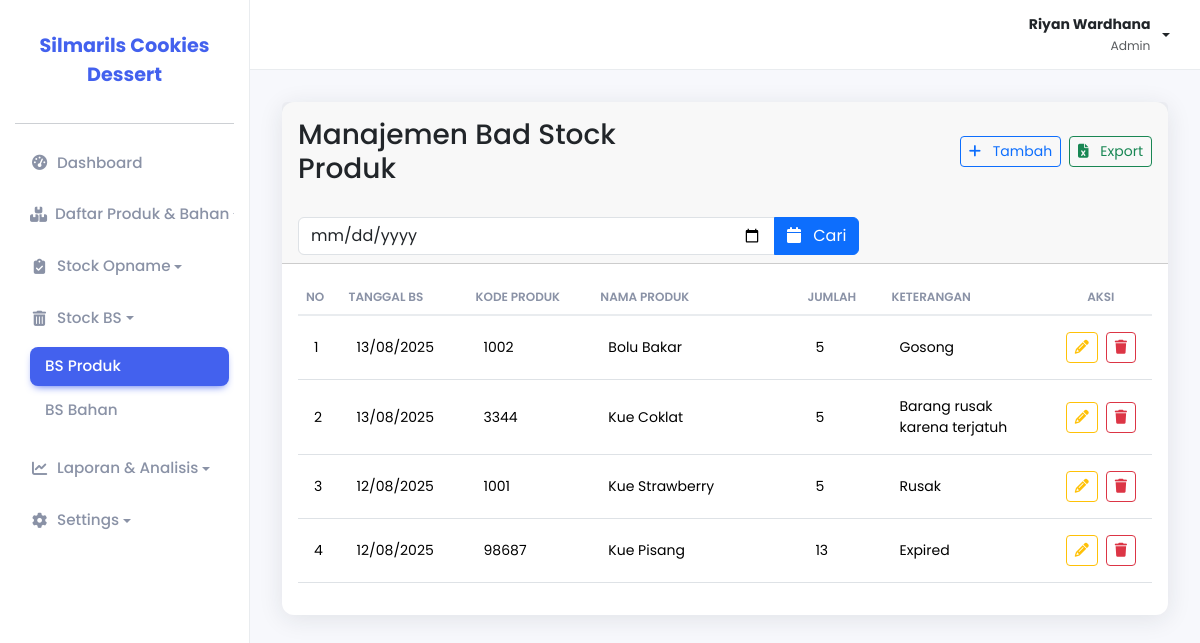
/pages/stok_bs/produk/index.php (signed in), run on the app's committed database.
### tables this page shows
CREATE TABLE `stok_bs` (
  `id_bs` int NOT NULL,
  `kode_produk` varchar(50) NOT NULL,
  `tanggal_bs` date NOT NULL,
  `jumlah` int NOT NULL,
  `keterangan` text
);

CREATE TABLE `produk` (
  `kode_produk` varchar(50) NOT NULL,
  `nama_produk` varchar(255) NOT NULL,
  `jumlah_produk` int NOT NULL,
  `tanggal_produksi` date NOT NULL,
  `tanggal_expired` date NOT NULL,
  `harga_produk` int NOT NULL,
  `keterangan` enum('Layak','Expired') NOT NULL DEFAULT 'Layak'
);

### pages/stok_bs/produk/index.php (the view, shortened to what this page needs)
<?php
include_once(__DIR__ . '/../../../includes/header.php');
$records_per_page = 20;
$current_page = isset($_GET['page']) && is_numeric($_GET['page']) ? (int)$_GET['page'] : 1;
$offset = ($current_page - 1) * $records_per_page;
$search_date = $_GET['search_date'] ?? '';
$sql = "SELECT
            bs.id_bs,
            bs.kode_produk,
            bs.tanggal_bs,
            bs.jumlah,
            bs.keterangan,
            p.nama_produk
        FROM stok_bs bs
        LEFT JOIN produk p ON bs.kode_produk = p.kode_produk";
$sql .= " ORDER BY bs.tanggal_bs DESC, bs.kode_produk ASC
          LIMIT ? OFFSET ?";
$stmt = $pdo->prepare($sql);
if (!empty($search_date)) {
    $stmt->bindValue(1, $search_date, PDO::PARAM_STR);
    $stmt->bindValue(2, $records_per_page, PDO::PARAM_INT);
    $stmt->bindValue(3, $offset, PDO::PARAM_INT);
} else {
    $stmt->bindValue(1, $records_per_page, PDO::PARAM_INT);
    $stmt->bindValue(2, $offset, PDO::PARAM_INT);
}
$stmt->execute();
?>
<div class="card">
    <div class="card-header">
        <div class="row align-items-center mb-4">
            <div class="col-sm-6 my-2">
                <h1 class="h3 mb-0">Manajemen Bad Stock Produk</h1>
            </div>
            <div class="col-sm-6 text-sm-end mt-2 mt-sm-0">
                <div class="d-flex justify-content-end gap-2">
                    <a href="tambah.php" class="btn btn-outline-primary btn-sm">
                        <i class="fas fa-plus me-2"></i> Tambah
                    </a>
                    <a href="export_excel.php" class="btn btn-outline-success btn-sm">
                        <i class="fas fa-file-excel me-2"></i> Export
                    </a>
                </div>
            </div>
        </div>
        <form method="GET" action="" class="row">
            <div class="col-md-8">
                <div class="input-group">
                    <input type="date" class="form-control" name="search_date" value="<?php echo htmlspecialchars($search_date); ?>">
                    <button type="submit" class="btn btn-primary">
                        <i class="fas fa-calendar me-2"></i> Cari
                    </button>
                </div>
            </div>
        </form>
    </div>
    <div class="card-body">
        <div class="table-responsive">
            <table class="table table-modern">
                <thead class="table-light">
                    <tr>
                        <th width="5%">No</th>
                        <th width="15%">Tanggal BS</th>
                        <th width="15%">Kode Produk</th>
                        <th width="25%">Nama Produk</th>
                        <th width="10%">Jumlah</th>
                        <th width="20%">Keterangan</th>
                        <th width="10%" class="text-center">Aksi</th>
                    </tr>
                </thead>
                <tbody>
                    <?php
                    $no = $offset + 1;
                    if ($stmt->rowCount() > 0) {
                        while ($row = $stmt->fetch(PDO::FETCH_ASSOC)) {
                    ?>
                            <tr>
                                <td><?php echo $no++; ?></td>
                                <td><?php echo date('d/m/Y', strtotime($row['tanggal_bs'])); ?></td>
                                <td><?php echo htmlspecialchars($row['kode_produk']); ?></td>
                                <td><?php echo htmlspecialchars($row['nama_produk'] ?? '-'); ?></td>
                                <td><?php echo is_numeric($row['jumlah']) ? number_format($row['jumlah'], 0, ',', '.') : '-'; ?></td>
                                <td><?php echo htmlspecialchars($row['keterangan'] ?? '-'); ?></td>
                                <td class="text-center">
                                    <div class="d-flex justify-content-center gap-2">
                                        <a href="edit.php?id=<?php echo $row['id_bs']; ?>" class="btn btn-sm btn-outline-warning" title="Edit">
                                            <i class="fa-solid fa-pencil"></i>
                                        </a>
                                        <a href="proses.php?action=hapus&id=<?php echo $row['id_bs']; ?>" class="btn btn-sm btn-outline-danger" title="Hapus" onclick="return confirm('Apakah Anda yakin ingin menghapus data BS ini?');">
                                            <i class="fa-solid fa-trash"></i>
                                        </a>
                                    </div>
                                </td>
                            </tr>
                    <?php
                        }
                    } else {
                        echo '<tr><td colspan="7" class="text-center py-4">Tidak ada data BS ditemukan</td></tr>';
                    }
                    ?>
                </tbody>
            </table>
        </div>
    </div>
</div>
<?php
include_once(__DIR__ . '/../../../includes/footer.php');
?>

### assets/css/style.css (style rules this page uses)
:root { --primary-color: #4361ee; --background-color: #f7f8fc; --sidebar-bg: #ffffff; --card-bg: #ffffff; --text-color: #3b4455; --text-muted-color: #8a92a6; --border-color: #e9ecef; --shadow: 0 4px 24px 0 rgb(34 41 47 / 10%); --border-radius: 12px; }
body { font-family: "Poppins", sans-serif; background-color: var(--background-color); color: var(--text-color); font-size: 14px; }
.card { border-radius: var(--border-radius); border: none; box-shadow: var(--shadow); margin-bottom: 1.5rem; }
.table-modern { border-collapse: collapse; width: 100%; }
.table-modern thead th { background-color: transparent; border-bottom: 2px solid var(--border-color); color: var(--text-muted-color); font-weight: 600; text-transform: uppercase; font-size: 12px; }
.table-modern tbody td { vertical-align: middle; padding: 1rem; border-top: 1px solid var(--border-color); }

### data on the page
stok_bs: tanggal_bs "13/08/2025", kode_produk "1002", kode_produk.nama_produk "Bolu Bakar", jumlah "5", keterangan "Gosong"
stok_bs: tanggal_bs "13/08/2025", kode_produk "3344", kode_produk.nama_produk "Kue Coklat", jumlah "5", keterangan "Barang rusak karena terjatuh"
stok_bs: tanggal_bs "12/08/2025", kode_produk "1001", kode_produk.nama_produk "Kue Strawberry", jumlah "5", keterangan "Rusak"
stok_bs: tanggal_bs "12/08/2025", kode_produk "98687", kode_produk.nama_produk "Kue Pisang", jumlah "13", keterangan "Expired"

### other printed values
$_SESSION['nama_lengkap'] "Riyan Wardhana"
$_SESSION['level'] "Admin"
NAMA_WEBSITE "Silmarils Cookies Dessert"
